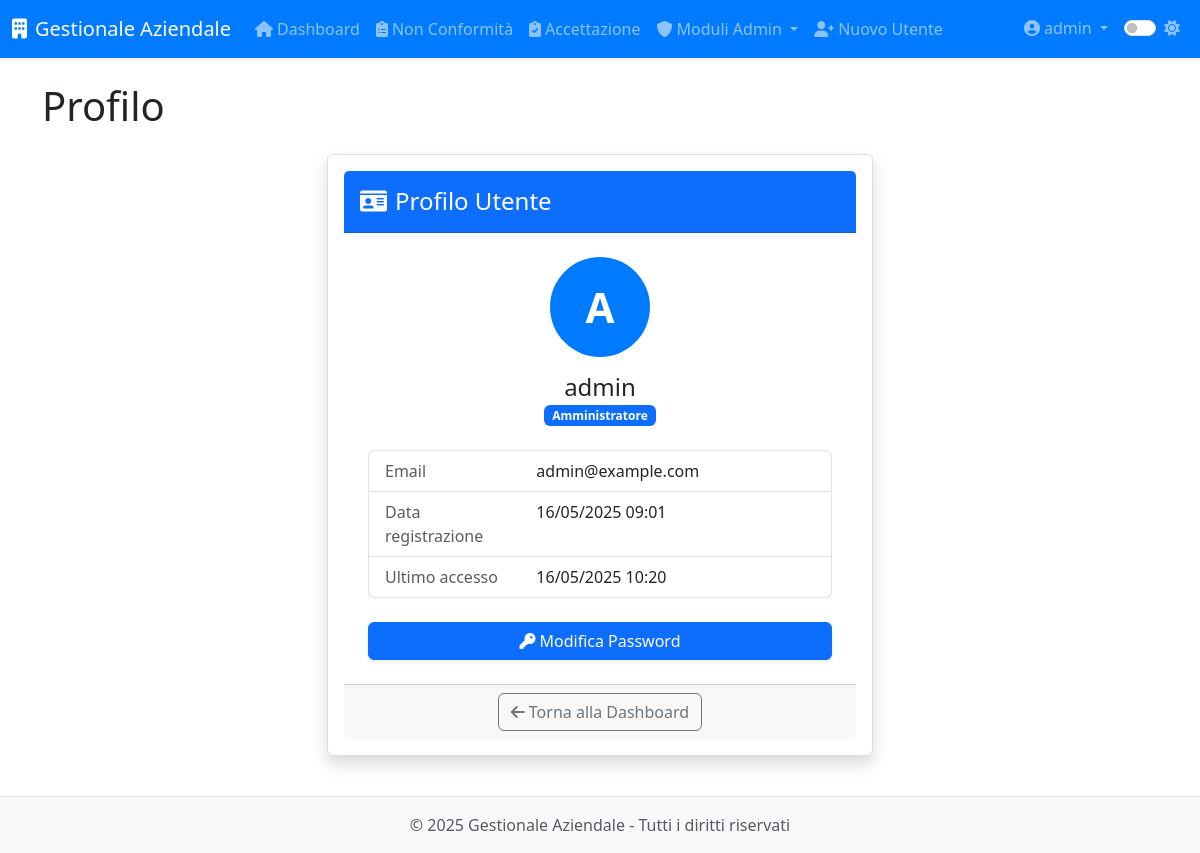
The page /profile (signed in) on the database as committed earlier.
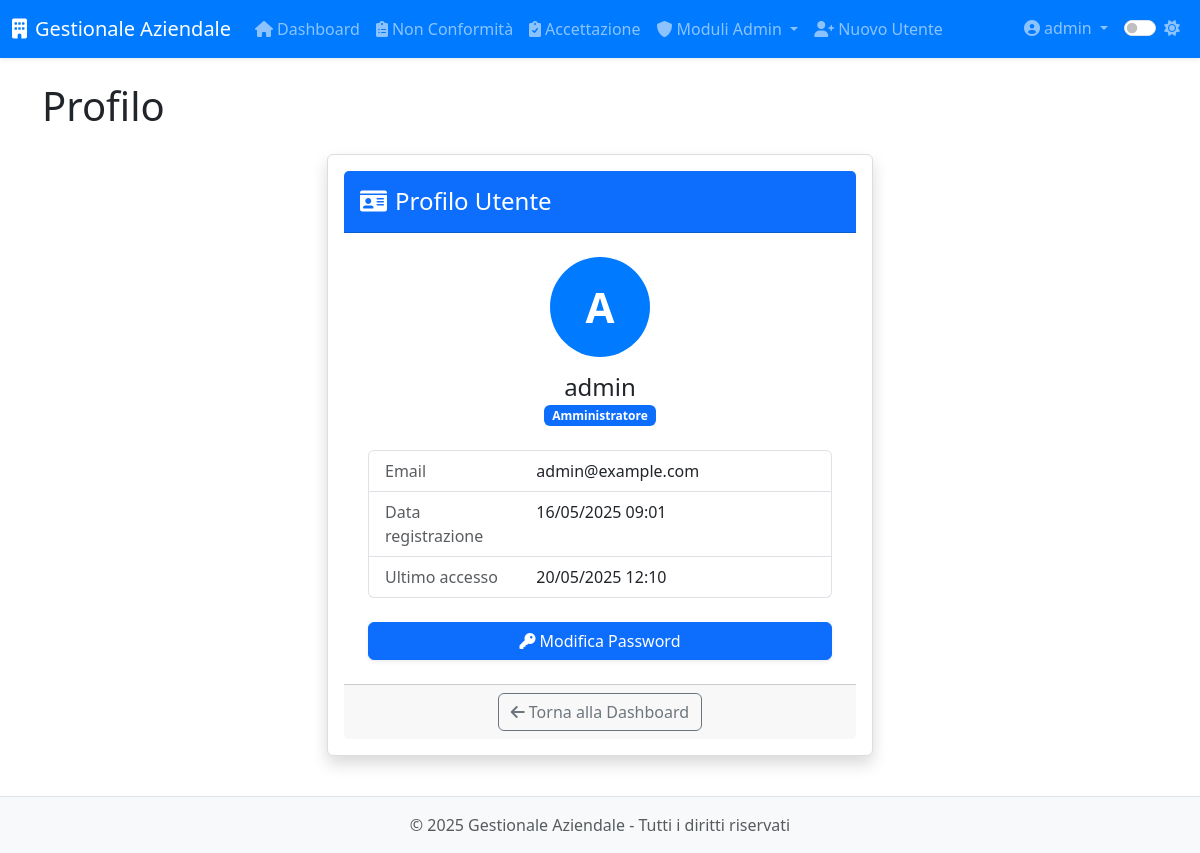
The same page on the database as committed later.
### app/models.py (models this page shows, shortened)
class User(UserMixin, db.Model):
    __tablename__ = 'users'
    id = db.Column(db.Integer, primary_key=True)
    username = db.Column(db.String(64), unique=True, nullable=False, index=True)
    email = db.Column(db.String(120))
    password_hash = db.Column(db.String(128), nullable=False)
    role = db.Column(db.String(20), default='operatore')  # 'operatore' o 'admin'
    created_at = db.Column(db.DateTime, default=datetime.utcnow)
    last_login = db.Column(db.DateTime)
    is_active = db.Column(db.Boolean, default=True)
    modulo1_entries = db.relationship('Modulo1Entry',
                               backref='author',
                               lazy='dynamic',
                               foreign_keys='Modulo1Entry.user_id')
    modulo5_entries = db.relationship('Modulo5Entry',
                               backref='author',
                               lazy='dynamic',
                               foreign_keys='Modulo5Entry.user_id')
    def is_admin(self):
        return self.role == 'admin'

### app/routes/auth.py (the view)
@auth.route('/profile')
@login_required
def profile():
    return render_template('auth/profile.html', title='Profilo')

### app/__init__.py (called while the page is built)
def register_jinja_filters(app):
    @app.template_filter('format_date')
    def format_date(value, format='%d/%m/%Y'):
        if value:
            return value.strftime(format)
        return ""
    @app.template_filter('format_currency')
    def format_currency(value):
        """Formatta un valore come valuta"""
        if value is not None:
            return f"€ {value:,.2f}".replace(",", "X").replace(".", ",").replace("X", ".")
        return "€ 0,00"
    @app.template_filter('truncate_text')
    def truncate_text(text, length=100):
        """Tronca il testo alla lunghezza specificata"""
        if text and len(text) > length:
            return text[:length] + "..."
        return text if text else ""

### app/models.py (called while the page is built)
@login_manager.user_loader
def load_user(id):
    return User.query.get(int(id))

### app/templates/auth/profile.html (shortened to what this page needs)
{% extends "base.html" %}
{% block content %}
<div class="row justify-content-center">
    <div class="col-md-8 col-lg-6">
        <div class="card shadow">
            <div class="card-header bg-primary text-white">
                <h4 class="my-2"><i class="fas fa-id-card me-2"></i>Profilo Utente</h4>
            </div>
            <div class="card-body p-4">
                <div class="text-center mb-4">
                    <div class="avatar-circle mx-auto mb-3">
                        <span class="avatar-initials">{{ current_user.username[:1] | upper }}</span>
                    </div>
                    <h4 class="mb-0">{{ current_user.username }}</h4>
                    <p class="text-muted">
                        <span class="badge bg-{{ 'primary' if current_user.is_admin() else 'secondary' }}">
                            {{ 'Amministratore' if current_user.is_admin() else 'Operatore' }}
                        </span>
                    </p>
                </div>
                <div class="list-group mb-4">
                    <div class="list-group-item">
                        <div class="row">
                            <div class="col-md-4 text-muted">Email</div>
                            <div class="col-md-8 text-truncate">{{ current_user.email }}</div>
                        </div>
                    </div>
                    <div class="list-group-item">
                        <div class="row">
                            <div class="col-md-4 text-muted">Data registrazione</div>
                            <div class="col-md-8">{{ current_user.created_at | format_date('%d/%m/%Y %H:%M') }}</div>
                        </div>
                    </div>
                    <div class="list-group-item">
                        <div class="row">
                            <div class="col-md-4 text-muted">Ultimo accesso</div>
                            <div class="col-md-8">
                                {% if current_user.last_login %}
                                    {{ current_user.last_login | format_date('%d/%m/%Y %H:%M') }}
                                {% else %}
                                    Non disponibile
                                {% endif %}
                            </div>
                        </div>
                    </div>
                </div>
                <div class="d-grid gap-2">
                    <a href="{{ url_for('auth.change_password') }}" class="btn btn-primary">
                        <i class="fas fa-key me-1"></i>Modifica Password
                    </a>
                </div>
            </div>
            <div class="card-footer text-center">
                <a href="{{ url_for('index') }}" class="btn btn-outline-secondary">
                    <i class="fas fa-arrow-left me-1"></i>Torna alla Dashboard
                </a>
            </div>
        </div>
    </div>
</div>
{% endblock %}

### app/templates/base.html (shortened to what this page needs)
<!DOCTYPE html>
<html lang="it">
<head>
    <link href="https://cdn.jsdelivr.net/npm/bootstrap@5.3.0-alpha1/dist/css/bootstrap.min.css" rel="stylesheet">
    <link rel="stylesheet" href="https://cdnjs.cloudflare.com/ajax/libs/font-awesome/6.0.0/css/all.min.css">
    <link id="theme-style" rel="stylesheet" href="{{ url_for('static', filename='css/theme-' + theme + '.css') }}">
    <link rel="stylesheet" href="{{ url_for('static', filename='css/style.css') }}">
    <link rel="stylesheet" href="{{ url_for('static', filename='css/modulo8.css') }}">
</head>
<body>
    <header class="navbar navbar-expand-lg navbar-dark bg-primary sticky-top shadow-sm">
        <div class="container-fluid">
            <a class="navbar-brand" href="{{ url_for('dashboard.index') }}">
                <i class="fas fa-building me-2"></i>{{ app_name }}
            </a>
            <div class="collapse navbar-collapse" id="navbarMain">
                {% if current_user.is_authenticated %}
                <ul class="navbar-nav me-auto">
                    <li class="nav-item">
                        <a class="nav-link" href="{{ url_for('dashboard.index') }}">
                            <i class="fas fa-home me-1"></i>Dashboard
                        </a>
                    </li>
                    <li class="nav-item">
                        <a class="nav-link" href="{{ url_for('modulo1.index') }}">
                            <i class="fas fa-clipboard-list me-1"></i>Non Conformità
                        </a>
                    </li>
                    <li class="nav-item">
                        <a class="nav-link" href="{{ url_for('modulo5.index') }}">
                            <i class="fas fa-clipboard-check me-1"></i>Accettazione
                        </a>
                    </li>
                    {% if current_user.is_admin() %}
                    <li class="nav-item dropdown">
                        <a class="nav-link dropdown-toggle" href="#" id="adminModulesDropdown" data-bs-toggle="dropdown">
                            <i class="fas fa-shield-alt me-1"></i>Moduli Admin
                        </a>
                    </li>
                    <li class="nav-item">
                        <a class="nav-link" href="{{ url_for('auth.register') }}">
                            <i class="fas fa-user-plus me-1"></i>Nuovo Utente
                        </a>
                    </li>
                    {% endif %}
                </ul>
                <ul class="navbar-nav ms-auto">
                    <li class="nav-item dropdown">
                        <a class="nav-link dropdown-toggle" href="#" id="userDropdown" data-bs-toggle="dropdown">
                            <i class="fas fa-user-circle me-1"></i>{{ current_user.username }}
                        </a>
                    </li>
                    <li class="nav-item">
                        <div class="nav-link">
                            <div class="form-check form-switch">
                                <input class="form-check-input" type="checkbox" id="darkModeToggle" {% if theme == 'dark' %}checked{% endif %}>
                                <label class="form-check-label" for="darkModeToggle">
                                    <i id="theme-icon" class="fas {% if theme == 'dark' %}fa-moon{% else %}fa-sun{% endif %}"></i>
                                </label>
                            </div>
                        </div>
                    </li>
                </ul>
                {% endif %}
            </div>
        </div>
    </header>
    <main class="container py-4">
        <div class="page-header mb-4">
            <h1>{% block page_title %}{{ title }}{% endblock %}</h1>
        </div>
        {% block content %}{% endblock %}
    </main>
    <footer class="footer mt-auto py-3 bg-light">
        <div class="container text-center">
            <span class="text-muted">&copy; {{ current_year }} {{ app_name }} - Tutti i diritti riservati</span>
        </div>
    </footer>
</body>
</html>

### app/static/css/theme-light.css (style rules this page uses)
:root { --primary-color: #007bff; --secondary-color: #6c757d; --bg-color: #ffffff; --text-color: #212529; --border-color: #dee2e6; --hover-bg: #f8f9fa; --card-bg: #ffffff; --card-border: #e9ecef; --input-bg: #ffffff; --input-border: #ced4da; --footer-bg: #f8f9fa; --footer-text: #6c757d; }
body { background-color: var(--bg-color); color: var(--text-color); transition: all 0.3s ease; }
.navbar-dark { background-color: var(--primary-color) !important; }
.card { background-color: var(--card-bg); border-color: var(--card-border); box-shadow: 0 0.125rem 0.25rem rgba(0, 0, 0, 0.075); transition: all 0.3s ease; }
.footer { background-color: var(--footer-bg) !important; color: var(--footer-text); border-top: 1px solid var(--border-color); }

### app/static/css/style.css (style rules this page uses)
body { display: flex; flex-direction: column; min-height: 100vh; }
main { flex: 1; }
.btn-primary { box-shadow: 0 .125rem .25rem rgba(0,0,0,.075); }

### app/static/css/modulo8.css (style rules this page uses)
.card { background: #fff; padding: 1rem; border: 1px solid #ddd; border-radius: 6px; margin-bottom: 1rem; box-shadow: 0 0 3px rgba(0,0,0,0.05); }

### app/templates/auth/profile.html (style rules this page uses)
.avatar-circle { width: 100px; height: 100px; background-color: var(--primary-color); border-radius: 50%; display: flex; justify-content: center; align-items: center; }
.avatar-initials { color: white; font-size: 42px; font-weight: bold; line-height: 1; }

Rows that differ between the two databases and show on the page:
changed User "admin": last_login "16/05/2025 10:20" → "20/05/2025 12:10"
